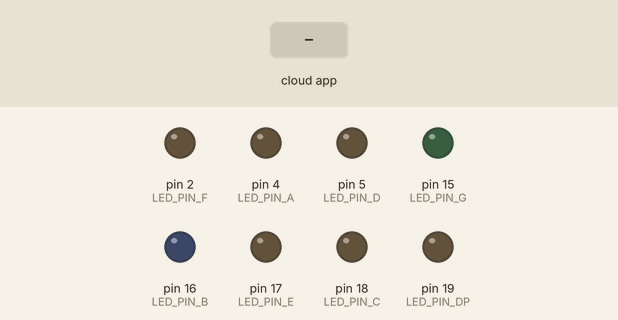
Bench run of a sketch on a simulated Arduino Uno, built with avr-gcc and run on an emulated ATmega328P. Shown: output pins drawn as LEDs (lit = HIGH). The test bench sets the inputs (shaded band). The ROS host is connected and sends only what is stated.

Above: at 3.2 s.
3.3 s: the phone or cloud app sets segment7_command to 0
At 4.5 s:
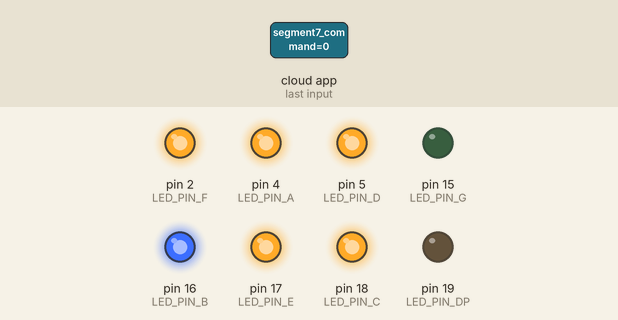
4.8 s: the phone or cloud app sets segment7_command to 1
At 5.8 s:
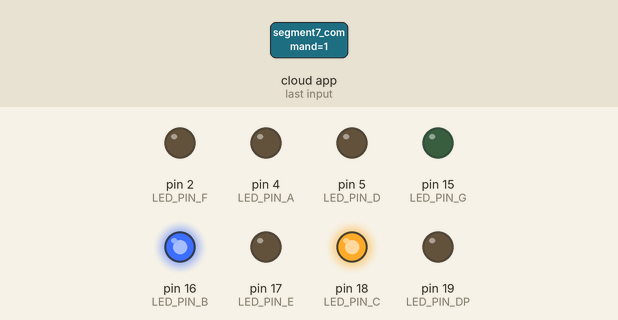
Timing chart, 0 to 7.8 s (numbered marks = the images above; inputs shaded):
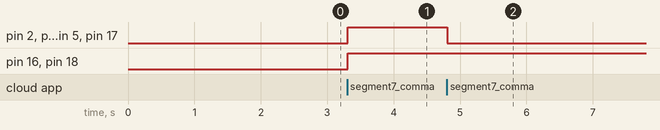

The sketch:

7_Segment.ino
```cpp
#include <micro_ros_arduino.h>
#include <rcl/rcl.h>
#include <rclc/rclc.h>
#include <rclc/executor.h>
#include <rcl/error_handling.h>

#include <std_msgs/msg/int32.h>
std_msgs__msg__Int32 msg;

rcl_node_t node;
rclc_executor_t executor;
rclc_support_t support;
rcl_allocator_t allocator;

rcl_publisher_t publisher;
rcl_subscription_t subscriber;

#define LED_PIN_A 4
#define LED_PIN_B 16
#define LED_PIN_C 18
#define LED_PIN_D 5
#define LED_PIN_E 17
#define LED_PIN_F 2
#define LED_PIN_G 15
#define LED_PIN_DP 19

void segment7(int _a, int _b, int _c, int _d, int _e, int _f, int _g, int _dp) {
  digitalWrite(LED_PIN_A, _a);
  digitalWrite(LED_PIN_B, _b);
  digitalWrite(LED_PIN_C, _c);
  digitalWrite(LED_PIN_D, _d);
  digitalWrite(LED_PIN_E, _e);
  digitalWrite(LED_PIN_F, _f);
  digitalWrite(LED_PIN_G, _g);
  digitalWrite(LED_PIN_DP, _dp);
}

void selectValue(int value) {
  if (value == 0) {
    segment7(HIGH, HIGH, HIGH, HIGH, HIGH, HIGH, LOW, LOW);
  } else if (value == 1) {
    segment7(LOW, HIGH, HIGH, LOW, LOW, LOW, LOW, LOW);
  } else if (value == 2) {
    segment7(HIGH, HIGH, LOW, HIGH, HIGH, LOW, HIGH, LOW);
  } else if (value == 3) {
    segment7(HIGH, HIGH, HIGH, HIGH, LOW, LOW, HIGH, LOW);
  } else if (value == 4) {
    segment7(LOW, HIGH, HIGH, LOW, LOW, HIGH, HIGH, LOW);
  } else if (value == 5) {
    segment7(HIGH, LOW, HIGH, HIGH, LOW, HIGH, HIGH, LOW);
  } else if (value == 6) {
    segment7(HIGH, LOW, HIGH, HIGH, HIGH, HIGH, HIGH, LOW);
  } else if (value == 7) {
    segment7(HIGH, HIGH, HIGH, LOW, LOW, LOW, LOW, LOW);
  } else if (value == 8) {
    segment7(HIGH, HIGH, HIGH, HIGH, HIGH, HIGH, HIGH, LOW);
  } else if (value == 9) {
    segment7(HIGH, HIGH, HIGH, HIGH, LOW, HIGH, HIGH, LOW);
  } else if (value == 10) {
    segment7(LOW, LOW, LOW, LOW, LOW, LOW, LOW, HIGH);
  }
}

void subscription_callback(const void* msgin) {
  const std_msgs__msg__Int32 * msg_toto = (const std_msgs__msg__Int32 *)msgin;
  selectValue(msg_toto->data);
  msg.data = msg_toto->data;
  rcl_publish(&publisher, &msg, NULL); //มันส่งมาแล้วนี่หว่า
}

void setup() {
  pinMode(LED_PIN_A, OUTPUT);
  pinMode(LED_PIN_B, OUTPUT);
  pinMode(LED_PIN_C, OUTPUT);
  pinMode(LED_PIN_D, OUTPUT);
  pinMode(LED_PIN_E, OUTPUT);
  pinMode(LED_PIN_F, OUTPUT);
  pinMode(LED_PIN_G, OUTPUT);
  pinMode(LED_PIN_DP, OUTPUT);

// Set up Micro-ROS
  set_microros_transports();
  delay(2000);
  rcl_allocator_t allocator = rcl_get_default_allocator();
  // Create init_options
  rclc_support_init(&support, 0, NULL, &allocator);
  // Create node
  rclc_node_init_default(&node, "otto_node", "", &support);

  // Create publisher
  rclc_publisher_init_default(
    &publisher,
    &node,
    ROSIDL_GET_MSG_TYPE_SUPPORT(std_msgs, msg, Int32),
    "segment7_state");

  // Create subscriber
  rclc_subscription_init_default(
    &subscriber,
    &node,
    ROSIDL_GET_MSG_TYPE_SUPPORT(std_msgs, msg, Int32),
    "segment7_command");

  // Create executor
  rclc_executor_init(&executor, &support.context, 2, &allocator);
  rclc_executor_add_subscription(&executor, &subscriber, &msg, &subscription_callback, ON_NEW_DATA);
}

void loop() {
  rclc_executor_spin_some(&executor, RCL_MS_TO_NS(100));
}

//ros2 run micro_ros_agent micro_ros_agent serial --dev /dev/ttyUSB0
//ros2 topic list
//ros2 topic echo /segment7_state
//ros2 topic pub --once /segment7_command std_msgs/msg/Int32 "data: 1"
//ros2 topic pub --once /segment7_command std_msgs/msg/Int32 "data: 2"
//ros2 run otto_robot segment7_control_gui
//Terapogn potisuwan
```

Measured:
- after the input at 3.3 s, pin 2 (LED_PIN_F), pin 4 (LED_PIN_A), pin 5 (LED_PIN_D), pin 16 (LED_PIN_B), pin 17 (LED_PIN_E), pin 18 (LED_PIN_C): LOW → HIGH at once
- after the input at 4.8 s, pin 2 (LED_PIN_F), pin 4 (LED_PIN_A), pin 5 (LED_PIN_D), pin 17 (LED_PIN_E): HIGH → LOW at once
